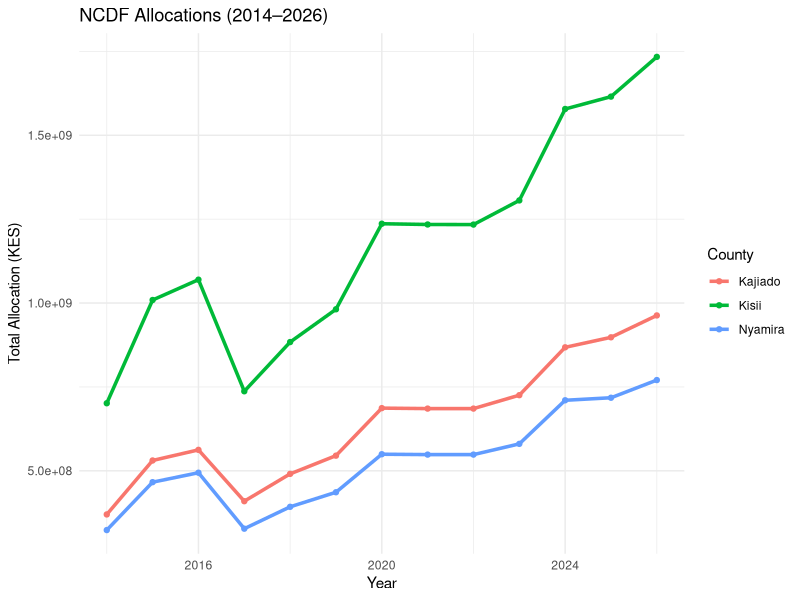
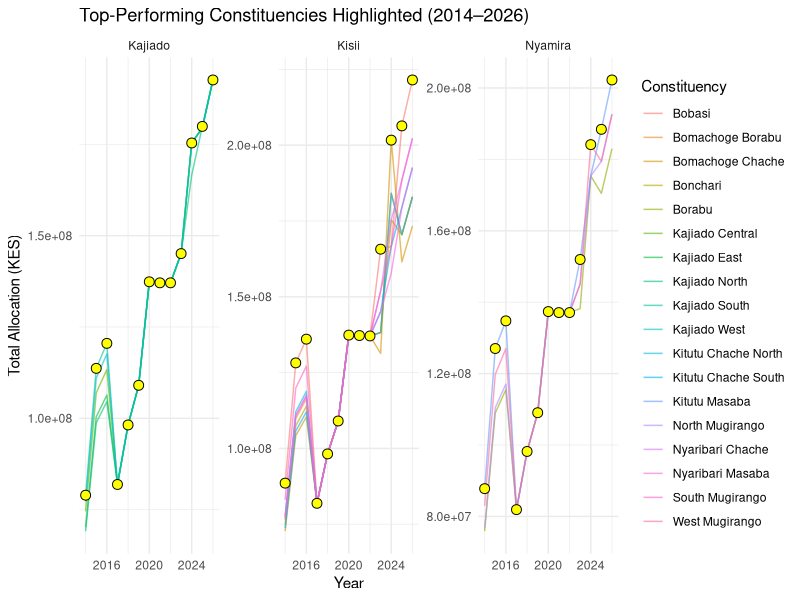

Write R code to recreate these figures, in order.
# Load Packages
library(tidyverse);
library(dplyr);

# Working Directory
getwd();
setwd("C:/Users/User/Documents/NCDF");

# Load NCDF Dataset
NCDF <- read.csv("NEW_NGCDF_DATA_28-JAN_2026.csv", sep = ',', header = TRUE);

# Data Cleaning
# Remove trailing spaces in county names (apply only to the County column)
NCDF$County <- trimws(NCDF$County);

# Inspect unique county names after cleaning
unique(NCDF$County);

# Filter for 3 Counties of Interest
NCDF_County <- dplyr::filter(
  NCDF,
  County %in% c("Kisii", "Kajiado", "Nyamira"),
  County != 0
)

# Preview first few rows
head(NCDF_County);

# Inspect structure
str(NCDF_County);

# Check for missing values
colSums(is.na(NCDF_County));

# Basic Summaries
# Count records per county
table(NCDF_County$County);
# Pivot years into a single column

NCDF_long <- NCDF_County %>%
  pivot_longer(
    cols = starts_with("X"),       # all columns beginning with "X"
    names_to = "Year",             # new column for year
    values_to = "Allocation"       # new column for allocation values
  ) %>%
  mutate(Year = as.numeric(sub("X", "", Year))) ; # strip "X" and convert to numeric

# Convert Year to numeric
NCDF_long$Year <- as.numeric(NCDF_long$Year);
NCDF_long <- NCDF_long %>% filter(!is.na(Year));

# Summarize allocations by county and year
County_Summary <- NCDF_long %>%
  group_by(County, Year) %>%
  summarise(Total_Allocation = sum(Allocation, na.rm = TRUE), .groups = "drop");

#Constituency summary
Constituency_Summary <- NCDF_long %>%
  group_by(County, Constituency, Year) %>%
  summarise(Total_Allocation = sum(Allocation, na.rm = TRUE), .groups = "drop");

#To check performance
Top_Allocations <- Constituency_Summary %>%
  group_by(County, Year) %>%
  slice_max(Total_Allocation, n = 1, with_ties = FALSE);

# Preview summary
head(County_Summary);
head(Constituency_Summary);
head(Top_Allocations);

# Simple Visualization
# Plot allocation trends (2014–2026) for the three counties
ggplot(County_Summary, aes(x = Year, y = Total_Allocation, color = County)) +
  geom_line(size = 1.2) +
  geom_point() +
  labs(title = "NCDF Allocations (2014–2026)",
       x = "Year",
       y = "Total Allocation (KES)") +
  theme_minimal();

# Visualization: Highlight Top Performers
ggplot(Constituency_Summary, aes(x = Year, y = Total_Allocation, color = Constituency)) +
  geom_line(alpha = 0.6) +
  geom_point(data = Top_Allocations, aes(x = Year, y = Total_Allocation),
             color = "black", size = 3, shape = 21, fill = "yellow") +
  facet_wrap(~County, scales = "free_y") +
  labs(title = "Top-Performing Constituencies Highlighted (2014–2026)",
       x = "Year",
       y = "Total Allocation (KES)") +
  theme_minimal();
